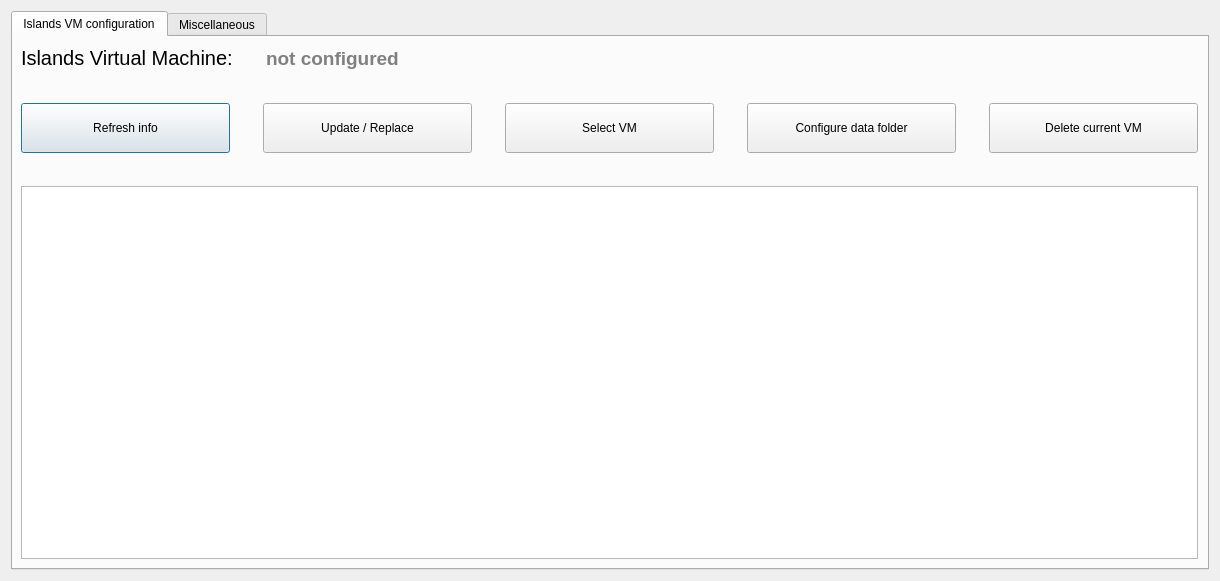
<?xml version="1.0" encoding="UTF-8"?>
<ui version="4.0">
 <class>ConfigForm</class>
 <widget class="QDialog" name="ConfigForm">
  <property name="geometry">
   <rect>
    <x>0</x>
    <y>0</y>
    <width>1220</width>
    <height>581</height>
   </rect>
  </property>
  <property name="windowTitle">
   <string>Configuration</string>
  </property>
  <layout class="QVBoxLayout" name="verticalLayout_3">
   <item>
    <widget class="QTabWidget" name="tabWidget">
     <property name="currentIndex">
      <number>0</number>
     </property>
     <widget class="QWidget" name="vm_config">
      <attribute name="title">
       <string>Islands VM configuration</string>
      </attribute>
      <layout class="QVBoxLayout" name="verticalLayout">
       <property name="spacing">
        <number>33</number>
       </property>
       <property name="leftMargin">
        <number>8</number>
       </property>
       <property name="topMargin">
        <number>9</number>
       </property>
       <item>
        <layout class="QHBoxLayout" name="horizontalLayout_2">
         <item>
          <widget class="QLabel" name="lbl_vm_status_title">
           <property name="font">
            <font>
             <pointsize>15</pointsize>
             <weight>50</weight>
             <bold>false</bold>
            </font>
           </property>
           <property name="text">
            <string>Islands Virtual Machine:</string>
           </property>
          </widget>
         </item>
         <item>
          <widget class="QLabel" name="lbl_vm_name">
           <property name="font">
            <font>
             <pointsize>14</pointsize>
             <weight>75</weight>
             <bold>true</bold>
            </font>
           </property>
           <property name="styleSheet">
            <string notr="true">color: gray</string>
           </property>
           <property name="text">
            <string>not configured</string>
           </property>
          </widget>
         </item>
         <item>
          <spacer name="horizontalSpacer">
           <property name="orientation">
            <enum>Qt::Horizontal</enum>
           </property>
           <property name="sizeHint" stdset="0">
            <size>
             <width>40</width>
             <height>20</height>
            </size>
           </property>
          </spacer>
         </item>
        </layout>
       </item>
       <item>
        <layout class="QHBoxLayout" name="horizontalLayout_3">
         <item>
          <widget class="QPushButton" name="btn_refresh_info">
           <property name="minimumSize">
            <size>
             <width>0</width>
             <height>50</height>
            </size>
           </property>
           <property name="styleSheet">
            <string notr="true">width: 150px; height: 20px;</string>
           </property>
           <property name="text">
            <string>Refresh info</string>
           </property>
           <property name="icon">
            <iconset resource="../../resources/resources.qrc">
             <normaloff>:/images/reload</normaloff>:/images/reload</iconset>
           </property>
          </widget>
         </item>
         <item>
          <widget class="QPushButton" name="btn_update_vm">
           <property name="minimumSize">
            <size>
             <width>0</width>
             <height>50</height>
            </size>
           </property>
           <property name="styleSheet">
            <string notr="true">width: 150px; height: 20px;</string>
           </property>
           <property name="text">
            <string>Update / Replace</string>
           </property>
           <property name="icon">
            <iconset resource="../../resources/resources.qrc">
             <normaloff>:/images/gear</normaloff>:/images/gear</iconset>
           </property>
          </widget>
         </item>
         <item>
          <widget class="QPushButton" name="btn_select_vm">
           <property name="minimumSize">
            <size>
             <width>0</width>
             <height>50</height>
            </size>
           </property>
           <property name="styleSheet">
            <string notr="true">width: 150px; height: 20px;</string>
           </property>
           <property name="text">
            <string>Select VM</string>
           </property>
           <property name="icon">
            <iconset resource="../../resources/resources.qrc">
             <normaloff>:/images/search</normaloff>:/images/search</iconset>
           </property>
          </widget>
         </item>
         <item>
          <widget class="QPushButton" name="btn_configure_data">
           <property name="minimumSize">
            <size>
             <width>0</width>
             <height>50</height>
            </size>
           </property>
           <property name="styleSheet">
            <string notr="true">width: 150px; height: 20px;</string>
           </property>
           <property name="text">
            <string>Configure data folder</string>
           </property>
           <property name="icon">
            <iconset resource="../../resources/resources.qrc">
             <normaloff>:/images/import</normaloff>:/images/import</iconset>
           </property>
          </widget>
         </item>
         <item>
          <widget class="QPushButton" name="btn_del_vm">
           <property name="minimumSize">
            <size>
             <width>0</width>
             <height>50</height>
            </size>
           </property>
           <property name="styleSheet">
            <string notr="true">width: 150px; height: 20px;</string>
           </property>
           <property name="text">
            <string>Delete current VM</string>
           </property>
           <property name="icon">
            <iconset resource="../../resources/resources.qrc">
             <normaloff>:/images/no</normaloff>:/images/no</iconset>
           </property>
          </widget>
         </item>
        </layout>
       </item>
       <item>
        <widget class="QTextBrowser" name="vm_info"/>
       </item>
      </layout>
     </widget>
     <widget class="QWidget" name="misc">
      <attribute name="title">
       <string>Miscellaneous</string>
      </attribute>
      <layout class="QVBoxLayout" name="verticalLayout_2">
       <item>
        <layout class="QHBoxLayout" name="horizontalLayout_11">
         <property name="bottomMargin">
          <number>10</number>
         </property>
         <item>
          <widget class="QLabel" name="vboxmanagePathLabel">
           <property name="minimumSize">
            <size>
             <width>125</width>
             <height>0</height>
            </size>
           </property>
           <property name="text">
            <string>Path to vboxmanage:</string>
           </property>
          </widget>
         </item>
         <item>
          <widget class="QLineEdit" name="vboxmanagePathLineEdit">
           <property name="minimumSize">
            <size>
             <width>200</width>
             <height>0</height>
            </size>
           </property>
          </widget>
         </item>
         <item>
          <widget class="QPushButton" name="vboxmanageSelectPath">
           <property name="text">
            <string>Browse...</string>
           </property>
          </widget>
         </item>
         <item>
          <widget class="QPushButton" name="vboxmanageSave">
           <property name="enabled">
            <bool>false</bool>
           </property>
           <property name="text">
            <string>Save</string>
           </property>
           <property name="icon">
            <iconset resource="../../resources/resources.qrc">
             <normaloff>:/images/yes</normaloff>:/images/yes</iconset>
           </property>
          </widget>
         </item>
         <item>
          <widget class="QPushButton" name="vboxmanageDefault">
           <property name="text">
            <string>Restore default</string>
           </property>
           <property name="icon">
            <iconset resource="../../resources/resources.qrc">
             <normaloff>:/images/reload</normaloff>:/images/reload</iconset>
           </property>
          </widget>
         </item>
        </layout>
       </item>
       <item>
        <spacer name="verticalSpacer">
         <property name="orientation">
          <enum>Qt::Vertical</enum>
         </property>
         <property name="sizeHint" stdset="0">
          <size>
           <width>20</width>
           <height>40</height>
          </size>
         </property>
        </spacer>
       </item>
      </layout>
     </widget>
    </widget>
   </item>
  </layout>
 </widget>
 <resources>
  <include location="../../resources/resources.qrc"/>
  <include location="../../resources/resources.qrc"/>
 </resources>
 <connections/>
</ui>
